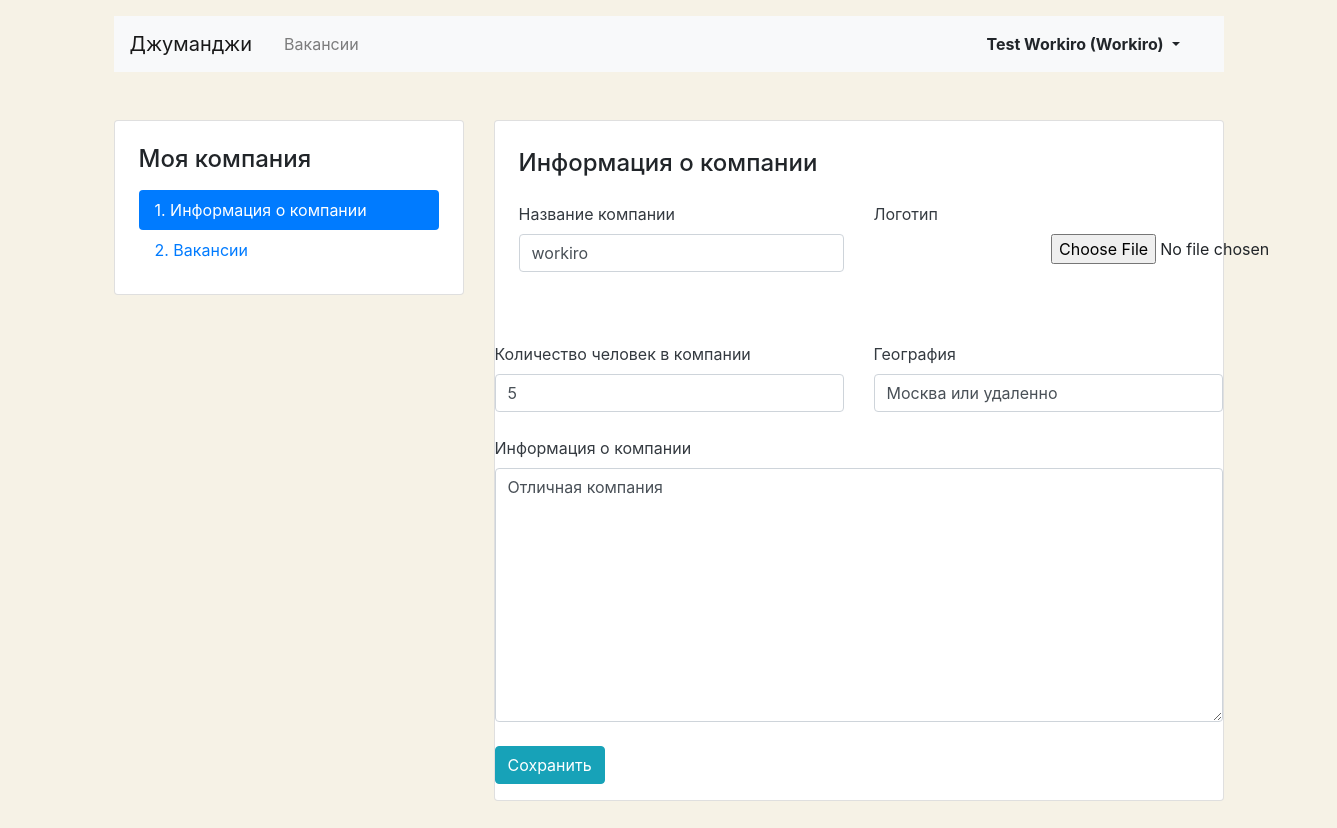
/mycompany/ (signed in), run on the app's committed database.
### app_jobsearch/models.py (models this page shows)
class Company(models.Model):
    name = models.CharField(max_length=128)
    location = models.CharField(max_length=32)
    logo = models.ImageField(upload_to=MEDIA_COMPANY_IMAGE_DIR, null=True)
    description = models.TextField()
    employee_count = models.IntegerField(default=0)
    owner = models.OneToOneField(get_user_model(),
                                 on_delete=models.CASCADE,
                                 related_name='mycompany')

### app_jobsearch/views.py (the view, shortened to what this page needs)
# urls.py: path('mycompany/', MyCompanyView.as_view(), name='user-company'),
class MyCompanyView(LoginRequiredMixin, View):
    def get(self, request):
        user_company = Company.objects.filter(owner=request.user.id).values().first()
        if user_company is None:
            return render(request, 'app_jobsearch/company-create.html')
        form = CompanyForm(initial=user_company)
        context = {
            'form': form
        }
        return render(request, 'app_jobsearch/company-edit.html', context=context)

### app_jobsearch/forms.py
class CompanyForm(forms.Form):
    name = forms.CharField(max_length=128, widget=forms.TextInput(attrs={'class': 'form-control'}))
    location = forms.CharField(max_length=32, widget=forms.TextInput(attrs={'class': 'form-control'}))
    logo = forms.ImageField(required=False)
    description = forms.CharField(widget=forms.Textarea(attrs={'class': 'form-control'}))
    employee_count = forms.IntegerField(widget=forms.TextInput(attrs={'class': 'form-control'}))

### app_jobsearch/templates/app_jobsearch/company-edit.html (shortened to what this page needs)
{% extends 'app_jobsearch/base.html' %}
{% block main %}
  <main class="container mt-3 pb-5">
    <div class="row mt-5">
      <div class="col-12 col-lg-4">
        <aside class="pt-3 pb-4 px-4 mb-5 card">
          <h1 class="h4 pt-2 pb-2">Моя компания</h1>
          <div class="nav flex-column nav-pills">
            <a class="nav-link active" href="{% url 'user-company' %}">1. Информация о&nbsp;компании</a>
            <a class="nav-link" href="{% url 'user-vacancies' %}">2. Вакансии</a>
          </div>
        </aside>
      </div>
      <div class="col-12 col-lg-8">
        <div class="card">
          <div class="card-body px-4 pb-4">
            <section class="tab-pane fade show active">
              <h2 class="h4 pt-2 pb-3">Информация о&nbsp;компании</h2>
              <form method="post" action="{% url 'user-company' %}" enctype="multipart/form-data">{% csrf_token %}
                <div class="row">
                  <div class="col-12 col-md-6">
                    <div class="form-group pb-2">
                      <label class="mb-2 text-dark" for="companyName">Название компании</label>
                      {{ form.name }}
                    </div>
                  </div>
                  <div class="col-12 col-md-6">
                    <div class="form-group">
                      <label class="mb-2 text-dark" for="companyLogo">Логотип</label>
                      <div class="row align-items-center">
                        <div class="col-6">
                        </div>
                        <div class="col-6" style="position: relative;">
                          {{ form.logo }}
                          </div>
                          <div class="custom-file" style="">
                          </div>
                        </div>
                      </div>
                    </div>
                  </div>
                </div>
                <div class="row">
                  <div class="col-12 col-md-6">
                    <div class="form-group pb-2">
                      <label class="mb-2 text-dark" for="companyTeam">Количество человек в компании</label>
                      {{ form.employee_count }}
                    </div>
                  </div>
                  <div class="col-12 col-md-6">
                    <div class="form-group pb-2">
                      <label class="mb-2 text-dark" for="companyLocation">География</label>
                      {{ form.location }}
                    </div>
                  </div>
                </div>
                <div class="form-group pb-2">
                  <label class="mb-2 text-dark" for="companyInfo">Информация о&nbsp;компании</label>
                  {{ form.description }}
                </div>
                <div class="form-group">
                  <input type="submit" class="btn btn-info" value="Сохранить">
                </div>
          </div>
        </div>
      </div>
  </main>
{% endblock %}

### app_jobsearch/templates/app_jobsearch/base.html (shortened to what this page needs)
<!DOCTYPE html>
<html lang="ru">
<head>
  <link rel="stylesheet" href="https://stackpath.bootstrapcdn.com/bootstrap/4.3.1/css/bootstrap.min.css">
</head>
<body>
  <header class="container mt-3">
    <nav class="navbar navbar-expand-lg navbar-light bg-light">
      <a class="navbar-brand mr-4" href={% url 'main' %}>Джуманджи</a>
      <div class="collapse navbar-collapse justify-content-between" id="navbarNav">
        <ul class="navbar-nav col-10">
          {% url 'vacancies' as the_url %}
          <li class="nav-item {% if request.path == the_url %}active{% endif %}">
            <a class="nav-link" href={% url 'vacancies' %}>Вакансии</a>
          </li>
        </ul>
        <ul class="navbar-nav col-2 justify-content-end">
          <li class="nav-item active">
            {% if user.username %}
                  <div class="btn-group">
                    <button type="button" class="btn dropdown-toggle font-weight-bold" data-toggle="dropdown" aria-haspopup="true" aria-expanded="false">
                      {{ user.first_name }} {{user.last_name }} ({{ user.username }})
                    </button>
                  </div>
            {% else %}
              <a href="{% url 'login' %}" class="nav-link font-weight-bold">Вход</a>
            {% endif %}
          </li>
        </ul>
      </div>
    </nav>
  </header>
{% block main %}{% endblock %}
</body>
</html>

### data on the page
Company: name "workiro", employee_count "5", location "Москва или удаленно", description "Отличная компания"

### other printed values
{{ user.first_name }} "Test"
{{ user.last_name }} "Workiro"
{{ user.username }} "Workiro"
